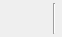
<?xml version="1.0" encoding="UTF-8"?>
<ui version="4.0">
 <class>PlaylistSequence</class>
 <widget class="QWidget" name="PlaylistSequence">
  <property name="geometry">
   <rect>
    <x>0</x>
    <y>0</y>
    <width>62</width>
    <height>37</height>
   </rect>
  </property>
  <property name="styleSheet">
   <string notr="true">QToolButton, QToolButton:hover, QToolButton:pressed {
	border: 0px;
	background: transparent;
}

#line {
	margin: 3px 0px 3px 0px;
}</string>
  </property>
  <layout class="QHBoxLayout" name="horizontalLayout">
   <property name="spacing">
    <number>0</number>
   </property>
   <property name="margin">
    <number>0</number>
   </property>
   <item>
    <widget class="QToolButton" name="repeat">
     <property name="toolTip">
      <string>Repeat</string>
     </property>
     <property name="icon">
      <iconset>
       <normaloff>:/media-playlist-repeat-off.png</normaloff>
       <normalon>:/media-playlist-repeat.png</normalon>:/media-playlist-repeat-off.png</iconset>
     </property>
     <property name="iconSize">
      <size>
       <width>16</width>
       <height>16</height>
      </size>
     </property>
     <property name="checkable">
      <bool>true</bool>
     </property>
     <property name="popupMode">
      <enum>QToolButton::InstantPopup</enum>
     </property>
    </widget>
   </item>
   <item>
    <widget class="QToolButton" name="shuffle">
     <property name="toolTip">
      <string>Shuffle</string>
     </property>
     <property name="icon">
      <iconset>
       <normaloff>:/media-playlist-shuffle-off.png</normaloff>
       <normalon>:/media-playlist-shuffle.png</normalon>:/media-playlist-shuffle-off.png</iconset>
     </property>
     <property name="iconSize">
      <size>
       <width>16</width>
       <height>16</height>
      </size>
     </property>
     <property name="checkable">
      <bool>true</bool>
     </property>
     <property name="popupMode">
      <enum>QToolButton::InstantPopup</enum>
     </property>
    </widget>
   </item>
   <item>
    <widget class="Line" name="line">
     <property name="orientation">
      <enum>Qt::Vertical</enum>
     </property>
    </widget>
   </item>
  </layout>
  <action name="action_repeat_off">
   <property name="checkable">
    <bool>true</bool>
   </property>
   <property name="checked">
    <bool>true</bool>
   </property>
   <property name="text">
    <string>Don't repeat</string>
   </property>
  </action>
  <action name="action_repeat_track">
   <property name="checkable">
    <bool>true</bool>
   </property>
   <property name="text">
    <string>Repeat track</string>
   </property>
  </action>
  <action name="action_repeat_album">
   <property name="checkable">
    <bool>true</bool>
   </property>
   <property name="text">
    <string>Repeat album</string>
   </property>
  </action>
  <action name="action_repeat_playlist">
   <property name="checkable">
    <bool>true</bool>
   </property>
   <property name="text">
    <string>Repeat playlist</string>
   </property>
  </action>
  <action name="action_shuffle_off">
   <property name="checkable">
    <bool>true</bool>
   </property>
   <property name="checked">
    <bool>true</bool>
   </property>
   <property name="text">
    <string>Don't shuffle</string>
   </property>
  </action>
  <action name="action_shuffle_album">
   <property name="checkable">
    <bool>true</bool>
   </property>
   <property name="text">
    <string>Shuffle by album</string>
   </property>
  </action>
  <action name="action_shuffle_all">
   <property name="checkable">
    <bool>true</bool>
   </property>
   <property name="text">
    <string>Shuffle all</string>
   </property>
  </action>
 </widget>
 <resources/>
 <connections/>
</ui>
